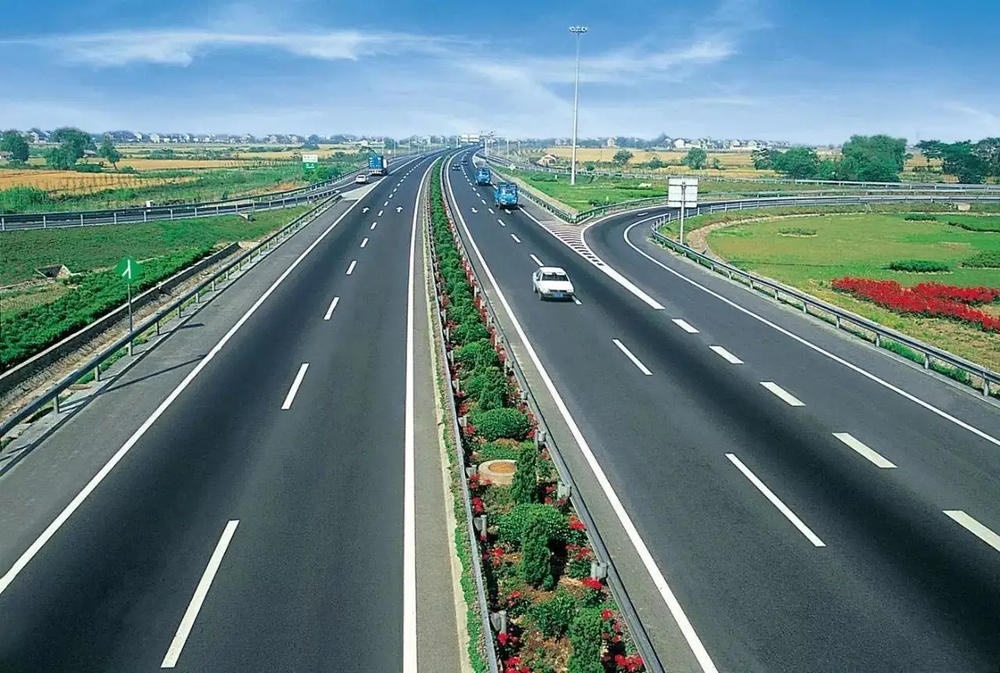
//> input picture Day004/python/img/16.jpg, 1000 x 673 px, shrunk from 1280 x 861 before the run
$ ./Hough   (built with g++ and OpenCV 4)
//> lines starting //> are read from the running program, lines starting //| are printed output that depends on the picture; after the words box and inside, x2 and y2 are one past the last pixel; in counts of white or black regions, pixels touching at a corner belong together
//
// Created by 刘 on 2022/8/1.
//霍夫直线检测

#include <opencv2/opencv.hpp>

using namespace std;

int main(){
    cv::Mat img=cv::imread("img/16.jpg");
//> img is the input picture: 673 rows x 1000 cols, CV_8UC3; mean B, G, R 128.5, 126.4, 99.8
    cv::Mat gray_img,bin_img;
    cv::cvtColor(img,gray_img,cv::COLOR_BGR2GRAY);
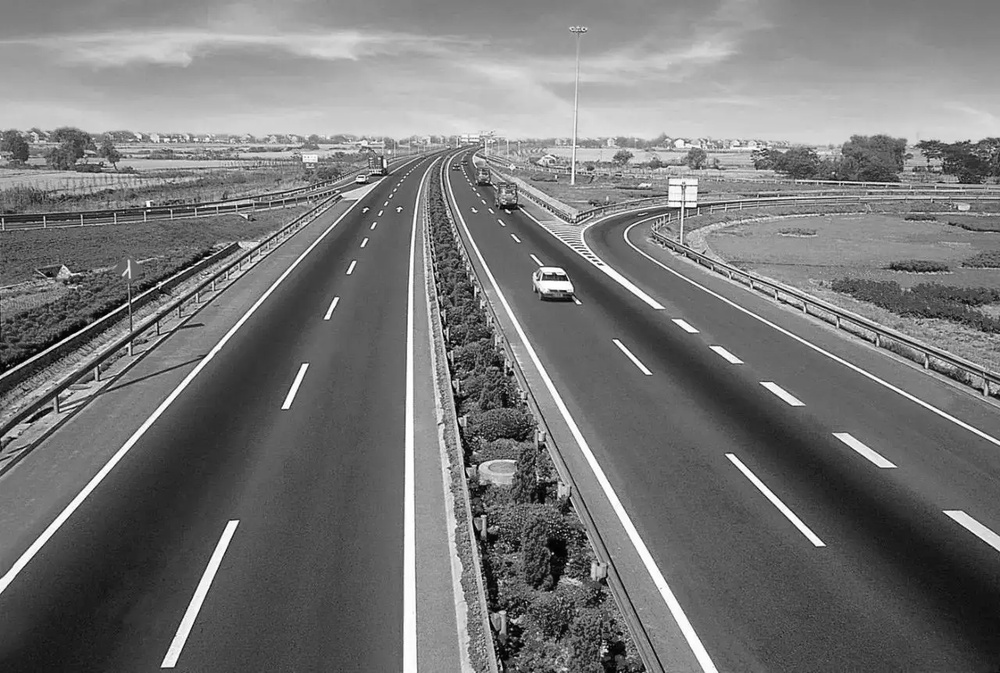
//> gray_img: 673 rows x 1000 cols, CV_8UC1; min 0, max 255, mean 118.7
    cv::threshold(gray_img,bin_img,0,255,cv::THRESH_OTSU);
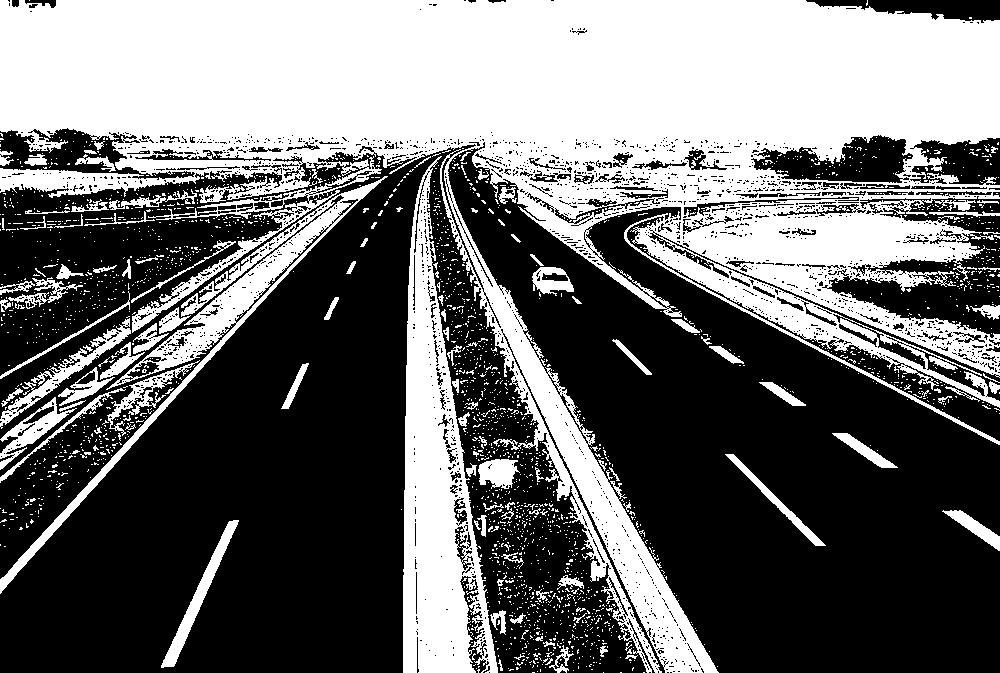
//> bin_img: 673 rows x 1000 cols, CV_8UC1; 42.6% white; 2330 white regions (2213 under 20 px), largest, box (x1, y1, x2, y2) and area: (0, 0, 1000, 673) 225327, (403, 156, 498, 673) 23309, (0, 176, 388, 594) 10346
    vector<cv::Vec4f>plines;
    cv::HoughLinesP(bin_img,plines,1,CV_PI/180,130);
//> plines = 6727 lines (x1, y1, x2, y2), first 8: [0, 18, 999, 53], [0, 127, 999, 57], [0, 56, 999, 56], [56, 5, 980, 21], [0, 12, 569, 31], [0, 71, 519, 89], [431, 97, 999, 107], [0, 37, 999, 55]
    for(size_t i=0;i<plines.size();i++){
        cv::Vec4f hline=plines[i];
        cv::line(img,cv::Point(hline[0],hline[1]),cv::Point(hline[2],hline[3]),cv::Scalar(0,0,255),2);
    }
//> this loop made 6727 passes
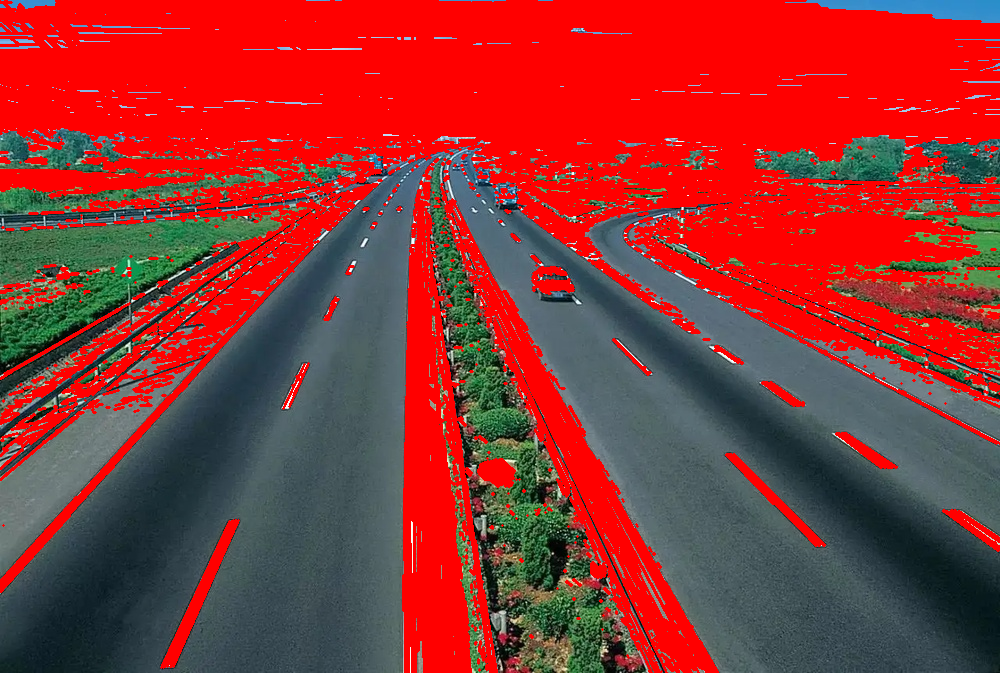
//> img: 673 rows x 1000 cols, CV_8UC3; mean B, G, R 51.1, 52.6, 146.9

    cv::imshow("img",img);
    cv::imshow("dst",bin_img);
    cv::waitKey(0);
    cv::destroyAllWindows();

}
